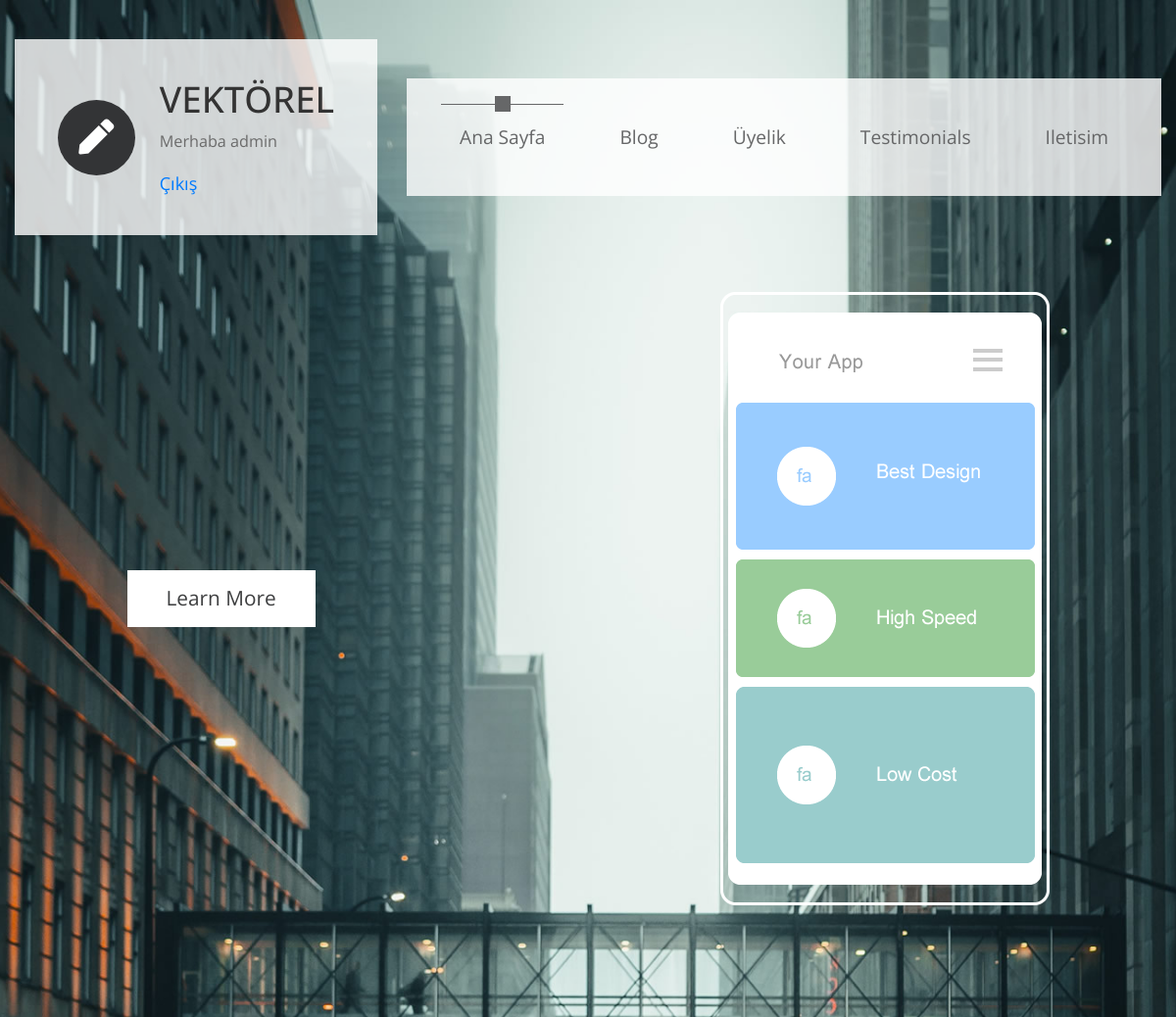
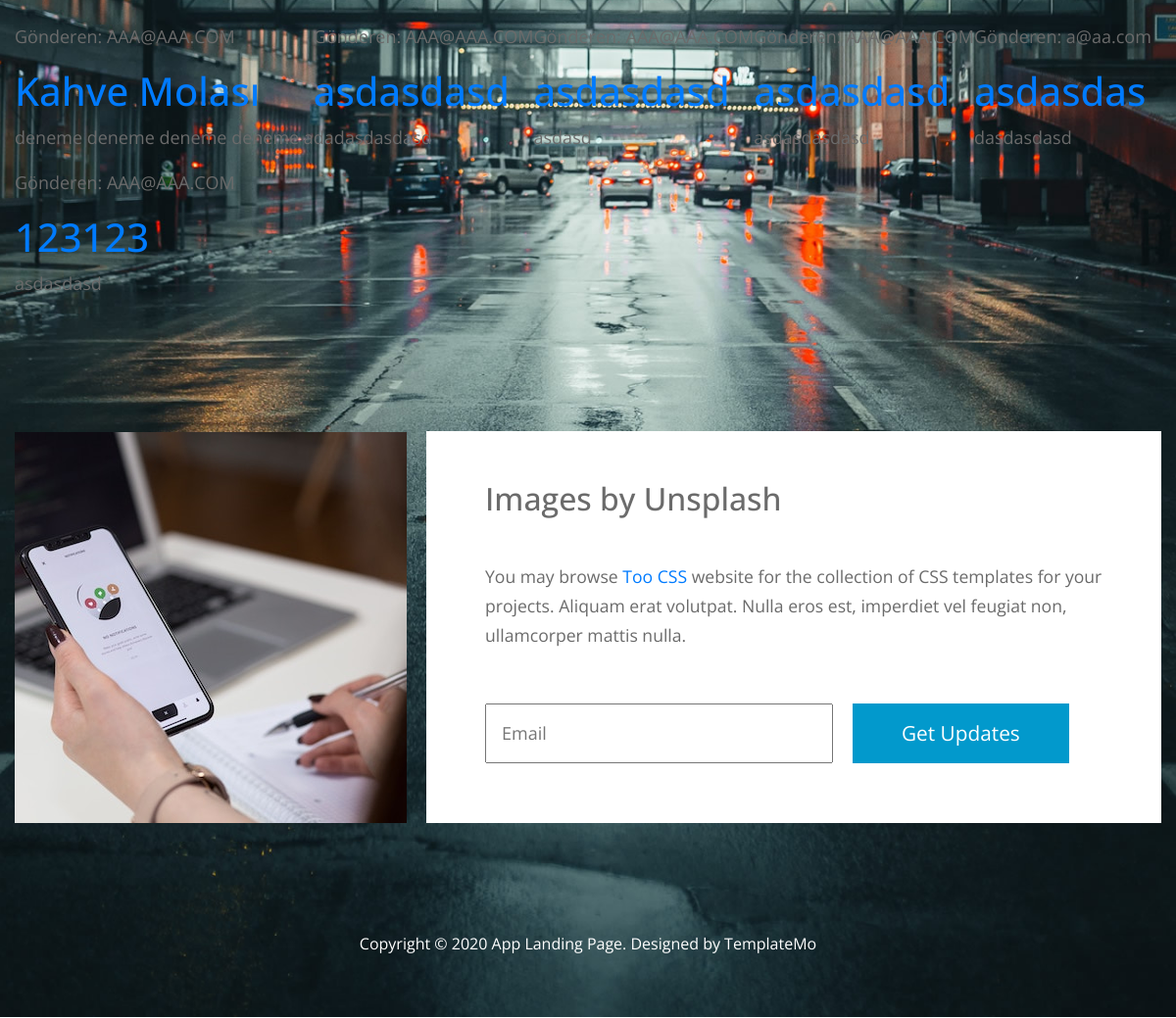
The page /Iletisim/ (signed in) on the database its author committed (2 pictures, top to bottom).
### Iletisim/models.py (models this page shows, shortened)
class IletisimModel(models.Model):
    Konu = models.CharField(max_length=200)
    Mesaj = models.TextField()
    ePosta = models.EmailField()
    Zaman = models.DateTimeField(default=timezone.now)
    resim = models.ImageField(null=True,upload_to='images/')

### Iletisim/views.py (the view)
# urls.py: path('',views.Liste,name="IletiListe"),
def Liste(request):
    Ileti = IletisimModel.objects.all()
    return render(request,'Iletisim/IletiListele.html',{"Iletilerimiz":Ileti})

### templates/Iletisim/IletiListele.html
{% extends "../base.html" %}
{% load static %}
{% block content %}
{% for ileti in Iletilerimiz %}
    <div>
        <p>Gönderen: {{ ileti.ePosta }}</p>
        <h1>
            <a href="{% url 'IletiDetay' pk=ileti.pk %}">
            {{ ileti.Konu }}
        </a>
    </h1>
        <p>{{ ileti.Mesaj|linebreaksbr }}</p>
    </div>
{% endfor %}
{% endblock %}

### templates/base.html (shortened to what this page needs)
{% load static %}
<!DOCTYPE html>
<html>
  <head>
    <link rel="stylesheet" href="{% static 'css/all.min.css' %}" />
    <link rel="stylesheet" href="{% static 'css/bootstrap.min.css' %}" />
    <link rel="stylesheet" href="{% static 'css/templatemo-style.css' %}" />
</head>
  <body>
    <div class="parallax-window" data-parallax="scroll" data-image-src="{% static 'img/bg-01.jpg' %}">
      <div class="container-fluid">
        <div class="row tm-brand-row">
          <div class="col-lg-4 col-11">
            <div class="tm-brand-container tm-bg-white-transparent">
              <i class="fas fa-2x fa-pen tm-brand-icon"></i>
              <div class="tm-brand-texts">
                <h1 class="text-uppercase tm-brand-name">Vektörel</h1>
                {% if user.is_authenticated %}
                <p class="small">Merhaba {{ user.username }}</p>
                <a href="{% url 'logout' %}">Çıkış</a>
                {% else %}
                <a href="{% url 'login' %}">Giriş</a>/
                <a href="{% url 'signup' %}">Üye Ol</a>/<br>
                <a href="{% url 'password_reset' %}">Şifremi Unuttum</a>
                {% endif %}
              </div>
            </div>
          </div>
          <div class="col-lg-8 col-1">
            <div class="tm-nav">
              <nav class="navbar navbar-expand-lg navbar-light tm-bg-white-transparent tm-navbar">
                <div class="collapse navbar-collapse" id="navbarNav">
                  <ul class="navbar-nav">
                    <li class="nav-item active">
                      <div class="tm-nav-link-highlight"></div>
                      <a class="nav-link" href="{% url 'Home' %}">Ana Sayfa<span class="sr-only">(current)</span></a>
                    </li>
                    <li class="nav-item">
                      <a class="nav-link" href="{% url 'gListele' %}">Blog</a>
                    </li>
                    <li class="nav-item">
                      <a class="nav-link" href="{% url 'login' %}">Üyelik</a>
                    </li>
                    <li class="nav-item">
                      <a class="nav-link" href="testimonials.html">Testimonials</a>
                    </li>
                    <li class="nav-item">
                      <a class="nav-link" href="{% url 'yeniIleti' %}">Iletisim</a>
                    </li>
                  </ul>
                </div>
              </nav>
            </div>
          </div>
        </div>
        <section class="row" id="tmHome">
          <div class="col-12 tm-home-container">
            <div class="text-white tm-home-left">
              <a href="#tmFeatures" class="btn btn-primary">Learn More</a>
            </div>
            <div class="tm-home-right">
              <img src="{% static 'img/mobile-screen.png' %}" alt="App on Mobile mockup" />
            </div>
          </div>
        </section>
        <div class="row" id="tmFeatures">
          {% block content %}{% endblock %}
        </div>
        <section class="row" id="tmCallToAction">
          <div class="col-12 tm-call-to-action-col">
            <img src="{% static 'img/call-to-action.jpg' %}" alt="Image" class="img-fluid tm-call-to-action-image" />
            <div class="tm-bg-white tm-call-to-action-text">
              <h2 class="tm-call-to-action-title">Images by Unsplash</h2>
              <p class="tm-call-to-action-description">
                You may browse <a rel="nofollow" href="https://www.toocss.com">Too CSS</a> website for the collection of CSS templates for your projects. Aliquam erat volutpat. Nulla eros est,
                imperdiet vel feugiat non, ullamcorper mattis nulla.
              </p>
              <form action="#" method="get" class="tm-call-to-action-form">
                <input name="email" type="email" class="tm-email-input" id="email" placeholder="Email" />
                <button type="submit" class="btn btn-secondary">Get Updates</button>
              </form>
            </div>
          </div>
        </section>
        <footer class="row">
          <p class="col-12 text-white text-center tm-copyright-text">
            Copyright &copy; 2020 App Landing Page.
            Designed by <a href="#" class="tm-copyright-link">TemplateMo</a>
          </p>
        </footer>
      </div>
    </div>
  </body>
</html>

### Site/static/css/templatemo-style.css (style rules this page uses)
html { scroll-behavior: smooth; }
body { font-family: "Open Sans", Arial, Helvetica, sans-serif; font-size: 18px; font-weight: 400; color: #6b6b6b; overflow-x: hidden; }
a, button { transition: all 0.3s ease; }
.container-fluid { max-width: 1310px; }
.small, small { font-size: 90%; }
.parallax-window { min-height: 1100px; background: transparent; }
.tm-bg-white-transparent { background-color: rgba(255, 255, 255, 0.8); }
.tm-brand-row { align-items: center; padding-top: 40px; padding-bottom: 28px; }
.tm-brand-container { max-width: 400px; height: 200px; display: flex; align-items: center; justify-content: center; }
.tm-brand-icon { width: 79px; height: 77px; display: flex; align-items: center; justify-content: center; background-color: #333436; color: white; border-radius: 50%; margin-right: 25px; }
.tm-brand-name { font-size: 2.3rem; color: #333333; }
.tm-navbar { max-width: 840px;min-height: 120px;justify-content:; }
.tm-navbar .navbar-nav { width: 100%; display: flex; align-items: center; justify-content: space-around; }
.navbar-expand-lg .navbar-nav .nav-link { padding: 19px; }
.navbar-light .navbar-nav .nav-link, .navbar-light .navbar-nav .active > .nav-link, .navbar-light .navbar-nav .nav-link.active, .navbar-light .navbar-nav .nav-link.show, .navbar-light .navbar-nav .show > .nav-link { color: #666768; }
.nav-item { position: relative; }
.nav-link { font-size: 1.2rem; }
.nav-item .tm-nav-link-highlight { visibility: hidden; }
.nav-item:hover .tm-nav-link-highlight, .nav-item.active .tm-nav-link-highlight { visibility: visible; }
.nav-item .nav-link { border-top: 1px solid transparent; }
.nav-item.active .nav-link, .nav-item:hover .nav-link { border-top-color: #666768; }
.tm-nav-link-highlight { width: 16px; height: 16px; background-color: #666768; position: absolute; top: -8px; left: calc(50% - 8px); }
#tmHome { padding-top: 30px; padding-bottom: 68px; }
.tm-home-left { max-width: 420px; width: 100%; margin-right: 185px; }
.tm-home-container { display: flex; align-items: center; justify-content: center; }
.btn { border-radius: 0; padding: 13px 40px; font-size: 1.3rem; }
.btn-primary { background-color: white; border: 0; color: #3E3F40; }
#tmFeatures { padding-top: 68px; padding-bottom: 60px; max-width: 1260px; margin-left: auto; margin-right: auto; }
#tmCallToAction { padding-top: 60px; padding-bottom: 60px; }
.tm-bg-white { background-color: white; }
.tm-call-to-action-col { display: flex; align-items: center; max-width: 1230px; margin-left: auto; margin-right: auto; flex-direction:; }
.tm-call-to-action-image { margin-right: 20px; width: 400px; height: auto; }
.tm-call-to-action-text { padding: 50px 60px; min-height: 400px; width: calc(100% - 400px); }
.tm-call-to-action-title { margin-bottom: 45px; }
.tm-call-to-action-description { margin-bottom: 55px; font-size: 1.1rem; }
p { line-height: 1.7; }
.tm-call-to-action-form { display: flex; }
.tm-email-input { padding: 15px; margin: 0; width: 355px; margin-right: 20px; }
.btn-secondary { background-color: #0299CC; border: none; padding: 10px 50px; }
.tm-copyright-text { font-size: 1rem; padding-top: 50px; padding-bottom: 45px; }
.tm-copyright-link { color: white; }

### rows shown on the page
IletisimModel: ePosta "AAA@AAA.COM", Konu "Kahve Molası", Mesaj "deneme deneme deneme deneme a"
IletisimModel: ePosta "AAA@AAA.COM", Konu "asdasdasd", Mesaj "dadasdasdasd"
IletisimModel: ePosta "AAA@AAA.COM", Konu "asdasdasd", Mesaj "asdasd"
IletisimModel: ePosta "AAA@AAA.COM", Konu "asdasdasd", Mesaj "asdasdasdasd"
IletisimModel: ePosta "a@aa.com", Konu "asdasdas", Mesaj "dasdasdasd"
IletisimModel: ePosta "AAA@AAA.COM", Konu "123123", Mesaj "asdasdasd"

### other values the page prints
{{ user.username }} "admin"
